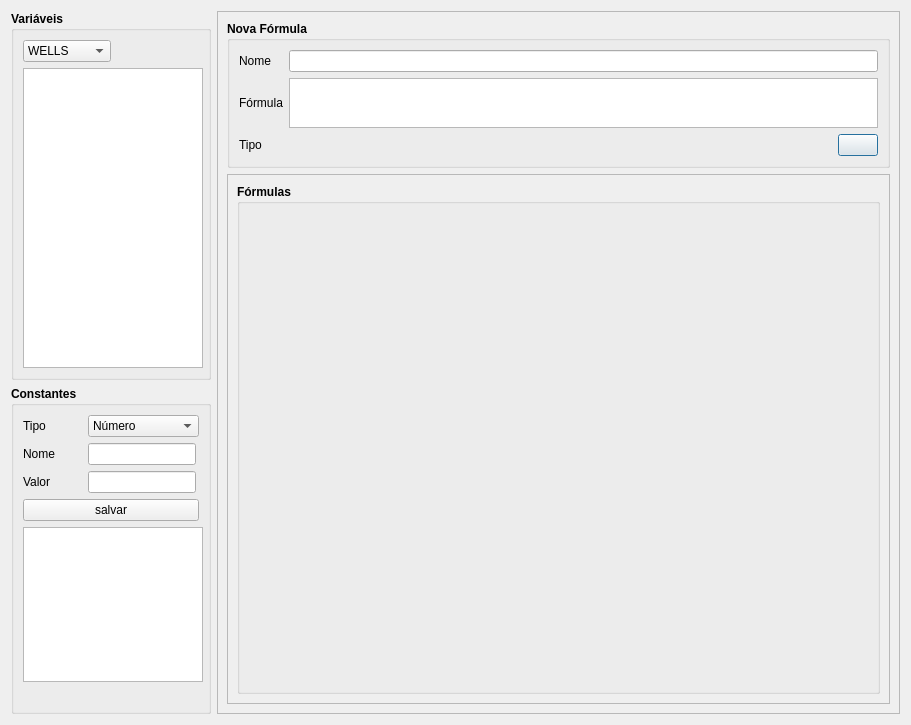
<?xml version="1.0" encoding="UTF-8"?>
<ui version="4.0">
 <class>dialog_formulasEditor</class>
 <widget class="QDialog" name="dialog_formulasEditor">
  <property name="geometry">
   <rect>
    <x>0</x>
    <y>0</y>
    <width>911</width>
    <height>725</height>
   </rect>
  </property>
  <property name="windowTitle">
   <string>Configuração de Fórmulas</string>
  </property>
  <layout class="QGridLayout" name="gridLayout">
   <item row="1" column="1" rowspan="5">
    <widget class="QScrollArea" name="scrollArea_2">
     <property name="sizePolicy">
      <sizepolicy hsizetype="MinimumExpanding" vsizetype="Expanding">
       <horstretch>0</horstretch>
       <verstretch>0</verstretch>
      </sizepolicy>
     </property>
     <property name="minimumSize">
      <size>
       <width>400</width>
       <height>320</height>
      </size>
     </property>
     <property name="maximumSize">
      <size>
       <width>16777215</width>
       <height>16777215</height>
      </size>
     </property>
     <property name="widgetResizable">
      <bool>true</bool>
     </property>
     <property name="alignment">
      <set>Qt::AlignLeading|Qt::AlignLeft|Qt::AlignTop</set>
     </property>
     <widget class="QWidget" name="scrollAreaWidgetContents_2">
      <property name="geometry">
       <rect>
        <x>0</x>
        <y>0</y>
        <width>685</width>
        <height>705</height>
       </rect>
      </property>
      <layout class="QVBoxLayout" name="verticalLayout_scrollFormulas">
       <item>
        <layout class="QVBoxLayout" name="verticalLayout_formulas">
         <item>
          <widget class="QGroupBox" name="groupBox_newFormula">
           <property name="sizePolicy">
            <sizepolicy hsizetype="Preferred" vsizetype="Fixed">
             <horstretch>0</horstretch>
             <verstretch>0</verstretch>
            </sizepolicy>
           </property>
           <property name="font">
            <font>
             <weight>75</weight>
             <bold>true</bold>
            </font>
           </property>
           <property name="title">
            <string>Nova Fórmula</string>
           </property>
           <layout class="QGridLayout" name="gridLayout_newFormula">
            <item row="1" column="1" colspan="2">
             <widget class="QLineEdit" name="lineedit_formulaName">
              <property name="font">
               <font>
                <weight>50</weight>
                <bold>false</bold>
               </font>
              </property>
             </widget>
            </item>
            <item row="1" column="0">
             <widget class="QLabel" name="label">
              <property name="sizePolicy">
               <sizepolicy hsizetype="Fixed" vsizetype="Preferred">
                <horstretch>0</horstretch>
                <verstretch>0</verstretch>
               </sizepolicy>
              </property>
              <property name="font">
               <font>
                <weight>50</weight>
                <bold>false</bold>
               </font>
              </property>
              <property name="text">
               <string>Nome</string>
              </property>
             </widget>
            </item>
            <item row="2" column="0">
             <widget class="QLabel" name="label_2">
              <property name="sizePolicy">
               <sizepolicy hsizetype="Fixed" vsizetype="Preferred">
                <horstretch>0</horstretch>
                <verstretch>0</verstretch>
               </sizepolicy>
              </property>
              <property name="font">
               <font>
                <weight>50</weight>
                <bold>false</bold>
               </font>
              </property>
              <property name="text">
               <string>Fórmula</string>
              </property>
             </widget>
            </item>
            <item row="2" column="1" colspan="2">
             <widget class="TextEdit_DropFormulas" name="textedit_formulaExpression">
              <property name="sizePolicy">
               <sizepolicy hsizetype="Expanding" vsizetype="Fixed">
                <horstretch>0</horstretch>
                <verstretch>0</verstretch>
               </sizepolicy>
              </property>
              <property name="minimumSize">
               <size>
                <width>0</width>
                <height>50</height>
               </size>
              </property>
              <property name="maximumSize">
               <size>
                <width>16777215</width>
                <height>50</height>
               </size>
              </property>
              <property name="font">
               <font>
                <weight>50</weight>
                <bold>false</bold>
               </font>
              </property>
             </widget>
            </item>
            <item row="4" column="2">
             <widget class="QPushButton" name="button_NewFormula">
              <property name="sizePolicy">
               <sizepolicy hsizetype="Fixed" vsizetype="Fixed">
                <horstretch>0</horstretch>
                <verstretch>0</verstretch>
               </sizepolicy>
              </property>
              <property name="text">
               <string/>
              </property>
              <property name="icon">
               <iconset>
                <normaloff>Images/add.png</normaloff>Images/add.png</iconset>
              </property>
              <property name="iconSize">
               <size>
                <width>20</width>
                <height>20</height>
               </size>
              </property>
             </widget>
            </item>
            <item row="4" column="0">
             <widget class="QLabel" name="label_3">
              <property name="font">
               <font>
                <weight>50</weight>
                <bold>false</bold>
               </font>
              </property>
              <property name="text">
               <string>Tipo</string>
              </property>
             </widget>
            </item>
            <item row="4" column="1">
             <widget class="QLabel" name="lbl_formula_type">
              <property name="font">
               <font>
                <weight>50</weight>
                <bold>false</bold>
               </font>
              </property>
              <property name="text">
               <string/>
              </property>
             </widget>
            </item>
           </layout>
          </widget>
         </item>
         <item>
          <widget class="QScrollArea" name="scrollArea">
           <property name="widgetResizable">
            <bool>true</bool>
           </property>
           <widget class="QWidget" name="scrollAreaWidgetContents">
            <property name="geometry">
             <rect>
              <x>0</x>
              <y>0</y>
              <width>663</width>
              <height>534</height>
             </rect>
            </property>
            <layout class="QVBoxLayout" name="verticalLayout">
             <item>
              <widget class="QGroupBox" name="groupBox">
               <property name="font">
                <font>
                 <weight>75</weight>
                 <bold>true</bold>
                </font>
               </property>
               <property name="title">
                <string>Fórmulas</string>
               </property>
               <layout class="QGridLayout" name="verticalLayout_formulasAdded"/>
              </widget>
             </item>
            </layout>
           </widget>
          </widget>
         </item>
        </layout>
       </item>
      </layout>
     </widget>
    </widget>
   </item>
   <item row="1" column="0" rowspan="4">
    <widget class="QGroupBox" name="groupBox_2">
     <property name="sizePolicy">
      <sizepolicy hsizetype="Fixed" vsizetype="Preferred">
       <horstretch>0</horstretch>
       <verstretch>0</verstretch>
      </sizepolicy>
     </property>
     <property name="minimumSize">
      <size>
       <width>200</width>
       <height>0</height>
      </size>
     </property>
     <property name="maximumSize">
      <size>
       <width>200</width>
       <height>16777215</height>
      </size>
     </property>
     <property name="font">
      <font>
       <weight>75</weight>
       <bold>true</bold>
      </font>
     </property>
     <property name="title">
      <string>Variáveis</string>
     </property>
     <layout class="QVBoxLayout" name="verticalLayout_2">
      <item>
       <widget class="QComboBox" name="combobox_formulas_type">
        <property name="sizePolicy">
         <sizepolicy hsizetype="Fixed" vsizetype="Fixed">
          <horstretch>0</horstretch>
          <verstretch>0</verstretch>
         </sizepolicy>
        </property>
        <property name="font">
         <font>
          <weight>50</weight>
          <bold>false</bold>
         </font>
        </property>
        <item>
         <property name="text">
          <string>WELLS</string>
         </property>
        </item>
        <item>
         <property name="text">
          <string>GROUPS</string>
         </property>
        </item>
        <item>
         <property name="text">
          <string>SECTORS</string>
         </property>
        </item>
       </widget>
      </item>
      <item>
       <widget class="QListWidget" name="listwidget_formulas_variables">
        <property name="sizePolicy">
         <sizepolicy hsizetype="Fixed" vsizetype="Expanding">
          <horstretch>0</horstretch>
          <verstretch>0</verstretch>
         </sizepolicy>
        </property>
        <property name="minimumSize">
         <size>
          <width>180</width>
          <height>300</height>
         </size>
        </property>
        <property name="maximumSize">
         <size>
          <width>180</width>
          <height>16777215</height>
         </size>
        </property>
        <property name="font">
         <font>
          <weight>50</weight>
          <bold>false</bold>
         </font>
        </property>
       </widget>
      </item>
     </layout>
    </widget>
   </item>
   <item row="5" column="0">
    <widget class="QGroupBox" name="groupBox_3">
     <property name="sizePolicy">
      <sizepolicy hsizetype="Fixed" vsizetype="Preferred">
       <horstretch>0</horstretch>
       <verstretch>0</verstretch>
      </sizepolicy>
     </property>
     <property name="minimumSize">
      <size>
       <width>200</width>
       <height>0</height>
      </size>
     </property>
     <property name="maximumSize">
      <size>
       <width>200</width>
       <height>16777215</height>
      </size>
     </property>
     <property name="font">
      <font>
       <weight>75</weight>
       <bold>true</bold>
      </font>
     </property>
     <property name="title">
      <string>Constantes</string>
     </property>
     <layout class="QGridLayout" name="gridLayout_3">
      <item row="13" column="0" colspan="2">
       <widget class="QListWidget" name="listwidget_formulas_constants">
        <property name="sizePolicy">
         <sizepolicy hsizetype="Expanding" vsizetype="Expanding">
          <horstretch>0</horstretch>
          <verstretch>0</verstretch>
         </sizepolicy>
        </property>
        <property name="minimumSize">
         <size>
          <width>180</width>
          <height>0</height>
         </size>
        </property>
        <property name="maximumSize">
         <size>
          <width>180</width>
          <height>16777215</height>
         </size>
        </property>
        <property name="font">
         <font>
          <weight>50</weight>
          <bold>false</bold>
         </font>
        </property>
       </widget>
      </item>
      <item row="14" column="0">
       <widget class="QLabel" name="label_4">
        <property name="text">
         <string/>
        </property>
       </widget>
      </item>
      <item row="12" column="0" colspan="2">
       <widget class="QPushButton" name="button_SaveConstant">
        <property name="sizePolicy">
         <sizepolicy hsizetype="Expanding" vsizetype="Fixed">
          <horstretch>0</horstretch>
          <verstretch>0</verstretch>
         </sizepolicy>
        </property>
        <property name="font">
         <font>
          <weight>50</weight>
          <bold>false</bold>
         </font>
        </property>
        <property name="text">
         <string>salvar</string>
        </property>
       </widget>
      </item>
      <item row="5" column="0">
       <widget class="QLabel" name="label_5">
        <property name="sizePolicy">
         <sizepolicy hsizetype="Fixed" vsizetype="Preferred">
          <horstretch>0</horstretch>
          <verstretch>0</verstretch>
         </sizepolicy>
        </property>
        <property name="minimumSize">
         <size>
          <width>45</width>
          <height>0</height>
         </size>
        </property>
        <property name="maximumSize">
         <size>
          <width>45</width>
          <height>16777215</height>
         </size>
        </property>
        <property name="font">
         <font>
          <weight>50</weight>
          <bold>false</bold>
         </font>
        </property>
        <property name="text">
         <string>Nome</string>
        </property>
       </widget>
      </item>
      <item row="2" column="1">
       <widget class="QComboBox" name="combobox_constantType">
        <property name="font">
         <font>
          <weight>50</weight>
          <bold>false</bold>
         </font>
        </property>
        <item>
         <property name="text">
          <string>Número</string>
         </property>
        </item>
        <item>
         <property name="text">
          <string>Data</string>
         </property>
        </item>
       </widget>
      </item>
      <item row="2" column="0">
       <widget class="QLabel" name="label_7">
        <property name="minimumSize">
         <size>
          <width>45</width>
          <height>0</height>
         </size>
        </property>
        <property name="maximumSize">
         <size>
          <width>45</width>
          <height>16777215</height>
         </size>
        </property>
        <property name="font">
         <font>
          <weight>50</weight>
          <bold>false</bold>
         </font>
        </property>
        <property name="text">
         <string>Tipo</string>
        </property>
       </widget>
      </item>
      <item row="5" column="1">
       <widget class="QLineEdit" name="lineedit_constantName">
        <property name="sizePolicy">
         <sizepolicy hsizetype="Fixed" vsizetype="Fixed">
          <horstretch>0</horstretch>
          <verstretch>0</verstretch>
         </sizepolicy>
        </property>
        <property name="minimumSize">
         <size>
          <width>100</width>
          <height>0</height>
         </size>
        </property>
        <property name="maximumSize">
         <size>
          <width>16777215</width>
          <height>16777215</height>
         </size>
        </property>
        <property name="font">
         <font>
          <weight>50</weight>
          <bold>false</bold>
         </font>
        </property>
       </widget>
      </item>
      <item row="7" column="0">
       <widget class="QLabel" name="label_6">
        <property name="sizePolicy">
         <sizepolicy hsizetype="Fixed" vsizetype="Preferred">
          <horstretch>0</horstretch>
          <verstretch>0</verstretch>
         </sizepolicy>
        </property>
        <property name="minimumSize">
         <size>
          <width>45</width>
          <height>0</height>
         </size>
        </property>
        <property name="maximumSize">
         <size>
          <width>45</width>
          <height>16777215</height>
         </size>
        </property>
        <property name="font">
         <font>
          <weight>50</weight>
          <bold>false</bold>
         </font>
        </property>
        <property name="text">
         <string>Valor</string>
        </property>
       </widget>
      </item>
      <item row="7" column="1">
       <layout class="QVBoxLayout" name="verticalLayout_3">
        <item>
         <widget class="QLineEdit" name="lineedit_constantValue">
          <property name="sizePolicy">
           <sizepolicy hsizetype="Fixed" vsizetype="Fixed">
            <horstretch>0</horstretch>
            <verstretch>0</verstretch>
           </sizepolicy>
          </property>
          <property name="minimumSize">
           <size>
            <width>100</width>
            <height>0</height>
           </size>
          </property>
          <property name="maximumSize">
           <size>
            <width>16777215</width>
            <height>16777215</height>
           </size>
          </property>
          <property name="font">
           <font>
            <weight>50</weight>
            <bold>false</bold>
           </font>
          </property>
         </widget>
        </item>
       </layout>
      </item>
     </layout>
    </widget>
   </item>
  </layout>
 </widget>
 <customwidgets>
  <customwidget>
   <class>TextEdit_DropFormulas</class>
   <extends>QTextEdit</extends>
   <header>CustomWidgets.h</header>
  </customwidget>
 </customwidgets>
 <tabstops>
  <tabstop>lineedit_formulaName</tabstop>
  <tabstop>textedit_formulaExpression</tabstop>
  <tabstop>button_NewFormula</tabstop>
  <tabstop>combobox_formulas_type</tabstop>
  <tabstop>combobox_constantType</tabstop>
  <tabstop>lineedit_constantName</tabstop>
  <tabstop>lineedit_constantValue</tabstop>
  <tabstop>button_SaveConstant</tabstop>
  <tabstop>listwidget_formulas_constants</tabstop>
  <tabstop>scrollArea</tabstop>
  <tabstop>scrollArea_2</tabstop>
  <tabstop>listwidget_formulas_variables</tabstop>
 </tabstops>
 <resources/>
 <connections/>
</ui>
